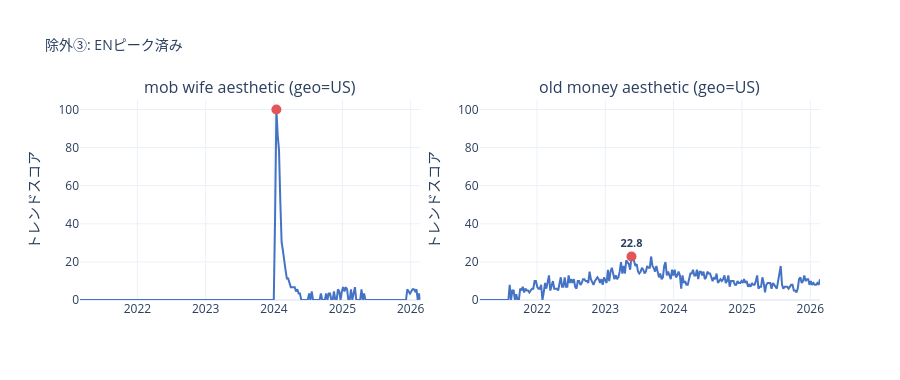

Source (notebook cell):
### Markdown cell above
### 除外③: ENピーク済み（JP波及期間が過去）

EN ピークが古く、JP 波及タイミングが既に過去になるキーワード。
今から監視しても手遅れのため予測対象から除外する。

### Code cell
ex3 = ['mob wife aesthetic', 'old money aesthetic']
EXCLUDED_SO_FAR.update(ex3)
plot_waves([
    ('mob wife aesthetic (geo=US)',  'mob wife aesthetic',  'styles_en', '2021_2026'),
    ('old money aesthetic (geo=US)', 'old money aesthetic', 'styles_en', '2021_2026'),
], '除外③: ENピーク済み', ncols=2)

### Figure 1 — Plotly figure (JSON) as saved in the notebook; plotly's stock layout.template omitted (floating-point values rounded to 4 significant figures; data arrays with more than 128 entries replaced by an {"elided": "..."} marker saying what was removed)
{"data": [{"line": {"color": "#4472C4", "width": 2}, "showlegend": false, "type": "scatter", "x": {"elided": "261 str values"}, "xaxis": "x", "y": {"elided": "261 float values"}, "yaxis": "y"}, {"marker": {"color": "#E15759", "size": 10}, "mode": "markers+text", "showlegend": false, "text": ["<b>100.0</b>"], "textfont": {"size": 11}, "textposition": "top center", "type": "scatter", "x": ["2024-01-14T00:00:00"], "xaxis": "x", "y": [100.0], "yaxis": "y"}, {"line": {"color": "#4472C4", "width": 2}, "showlegend": false, "type": "scatter", "x": {"elided": "261 str values"}, "xaxis": "x2", "y": {"elided": "261 float values"}, "yaxis": "y2"}, {"marker": {"color": "#E15759", "size": 10}, "mode": "markers+text", "showlegend": false, "text": ["<b>22.8</b>"], "textfont": {"size": 11}, "textposition": "top center", "type": "scatter", "x": ["2023-05-21T00:00:00"], "xaxis": "x2", "y": [22.8], "yaxis": "y2"}], "layout": {"annotations": [{"font": {"size": 16}, "showarrow": false, "text": "mob wife aesthetic (geo=US)", "x": 0.23, "xanchor": "center", "xref": "paper", "y": 1.0, "yanchor": "bottom", "yref": "paper"}, {"font": {"size": 16}, "showarrow": false, "text": "old money aesthetic (geo=US)", "x": 0.77, "xanchor": "center", "xref": "paper", "y": 1.0, "yanchor": "bottom", "yref": "paper"}], "height": 380, "title": {"font": {"size": 14}, "text": "除外③: ENピーク済み"}, "xaxis": {"anchor": "y", "domain": [0.0, 0.46]}, "xaxis2": {"anchor": "y2", "domain": [0.54, 1.0]}, "yaxis": {"anchor": "x", "domain": [0.0, 1.0], "range": [0, 105], "title": {"text": "トレンドスコア"}}, "yaxis2": {"anchor": "x2", "domain": [0.0, 1.0], "range": [0, 105], "title": {"text": "トレンドスコア"}}}}
